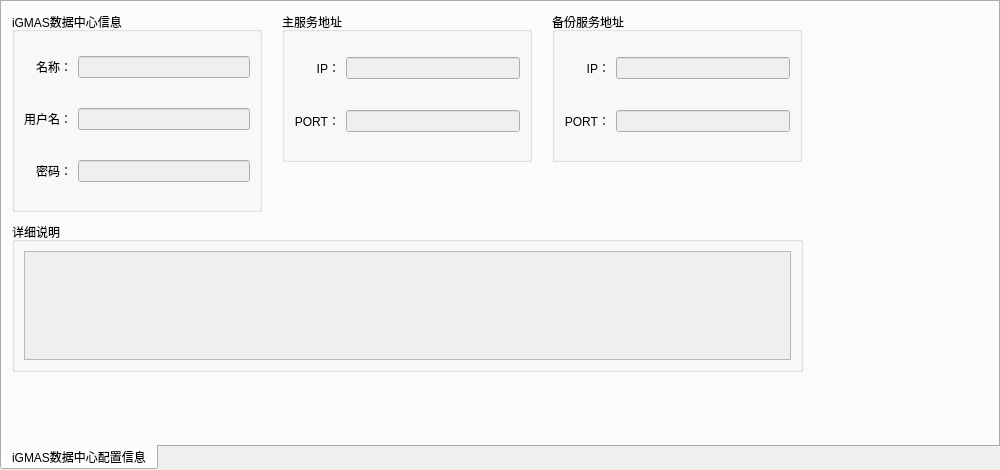
<?xml version="1.0" encoding="UTF-8"?>
<ui version="4.0">
 <class>iGMASDataCenterWidget</class>
 <widget class="QTabWidget" name="iGMASDataCenterWidget">
  <property name="geometry">
   <rect>
    <x>0</x>
    <y>0</y>
    <width>1000</width>
    <height>470</height>
   </rect>
  </property>
  <property name="windowTitle">
   <string>TabWidget</string>
  </property>
  <property name="tabPosition">
   <enum>QTabWidget::South</enum>
  </property>
  <widget class="QWidget" name="tab">
   <attribute name="title">
    <string>iGMAS数据中心配置信息</string>
   </attribute>
   <widget class="QGroupBox" name="verticalGroupBox">
    <property name="geometry">
     <rect>
      <x>10</x>
      <y>220</y>
      <width>791</width>
      <height>150</height>
     </rect>
    </property>
    <property name="title">
     <string>详细说明</string>
    </property>
    <layout class="QVBoxLayout" name="verticalLayout_3">
     <item>
      <widget class="QTextEdit" name="centerDetailEdit">
       <property name="enabled">
        <bool>false</bool>
       </property>
       <property name="readOnly">
        <bool>false</bool>
       </property>
      </widget>
     </item>
    </layout>
   </widget>
   <widget class="QGroupBox" name="groupBox">
    <property name="geometry">
     <rect>
      <x>10</x>
      <y>10</y>
      <width>250</width>
      <height>200</height>
     </rect>
    </property>
    <property name="title">
     <string>iGMAS数据中心信息</string>
    </property>
    <layout class="QGridLayout" name="gridLayout">
     <property name="topMargin">
      <number>0</number>
     </property>
     <property name="bottomMargin">
      <number>0</number>
     </property>
     <item row="2" column="1">
      <widget class="QLineEdit" name="passwordEdit">
       <property name="enabled">
        <bool>false</bool>
       </property>
       <property name="cursor">
        <cursorShape>ArrowCursor</cursorShape>
       </property>
       <property name="echoMode">
        <enum>QLineEdit::Password</enum>
       </property>
       <property name="readOnly">
        <bool>false</bool>
       </property>
      </widget>
     </item>
     <item row="2" column="0">
      <widget class="QLabel" name="label_2">
       <property name="text">
        <string>密码：</string>
       </property>
       <property name="alignment">
        <set>Qt::AlignRight|Qt::AlignTrailing|Qt::AlignVCenter</set>
       </property>
      </widget>
     </item>
     <item row="0" column="0">
      <widget class="QLabel" name="label_3">
       <property name="text">
        <string>名称：</string>
       </property>
       <property name="alignment">
        <set>Qt::AlignRight|Qt::AlignTrailing|Qt::AlignVCenter</set>
       </property>
      </widget>
     </item>
     <item row="0" column="1">
      <widget class="QLineEdit" name="centerNameEdit">
       <property name="enabled">
        <bool>false</bool>
       </property>
       <property name="cursor">
        <cursorShape>ArrowCursor</cursorShape>
       </property>
      </widget>
     </item>
     <item row="1" column="0">
      <widget class="QLabel" name="label">
       <property name="text">
        <string>用户名：</string>
       </property>
       <property name="alignment">
        <set>Qt::AlignRight|Qt::AlignTrailing|Qt::AlignVCenter</set>
       </property>
      </widget>
     </item>
     <item row="1" column="1">
      <widget class="QLineEdit" name="usernameEdit">
       <property name="enabled">
        <bool>false</bool>
       </property>
       <property name="cursor">
        <cursorShape>ArrowCursor</cursorShape>
       </property>
       <property name="readOnly">
        <bool>false</bool>
       </property>
      </widget>
     </item>
    </layout>
   </widget>
   <widget class="QGroupBox" name="groupBox_2">
    <property name="geometry">
     <rect>
      <x>280</x>
      <y>10</y>
      <width>250</width>
      <height>150</height>
     </rect>
    </property>
    <property name="title">
     <string>主服务地址</string>
    </property>
    <layout class="QGridLayout" name="gridLayout_2">
     <property name="topMargin">
      <number>0</number>
     </property>
     <property name="bottomMargin">
      <number>0</number>
     </property>
     <item row="0" column="1">
      <widget class="QLineEdit" name="masterIPEdit">
       <property name="enabled">
        <bool>false</bool>
       </property>
       <property name="cursor">
        <cursorShape>ArrowCursor</cursorShape>
       </property>
       <property name="readOnly">
        <bool>false</bool>
       </property>
      </widget>
     </item>
     <item row="0" column="0">
      <widget class="QLabel" name="label_4">
       <property name="text">
        <string>IP：</string>
       </property>
       <property name="alignment">
        <set>Qt::AlignRight|Qt::AlignTrailing|Qt::AlignVCenter</set>
       </property>
      </widget>
     </item>
     <item row="1" column="0">
      <widget class="QLabel" name="label_5">
       <property name="text">
        <string>PORT：</string>
       </property>
       <property name="alignment">
        <set>Qt::AlignRight|Qt::AlignTrailing|Qt::AlignVCenter</set>
       </property>
      </widget>
     </item>
     <item row="1" column="1">
      <widget class="QLineEdit" name="masterPortEdit">
       <property name="enabled">
        <bool>false</bool>
       </property>
       <property name="cursor">
        <cursorShape>ArrowCursor</cursorShape>
       </property>
       <property name="styleSheet">
        <string notr="true"/>
       </property>
      </widget>
     </item>
    </layout>
   </widget>
   <widget class="QGroupBox" name="groupBox_3">
    <property name="geometry">
     <rect>
      <x>550</x>
      <y>10</y>
      <width>250</width>
      <height>150</height>
     </rect>
    </property>
    <property name="title">
     <string>备份服务地址</string>
    </property>
    <layout class="QGridLayout" name="gridLayout_3">
     <property name="topMargin">
      <number>0</number>
     </property>
     <property name="bottomMargin">
      <number>0</number>
     </property>
     <item row="0" column="1">
      <widget class="QLineEdit" name="slaveIPEdit">
       <property name="enabled">
        <bool>false</bool>
       </property>
       <property name="cursor">
        <cursorShape>ArrowCursor</cursorShape>
       </property>
       <property name="readOnly">
        <bool>false</bool>
       </property>
      </widget>
     </item>
     <item row="0" column="0">
      <widget class="QLabel" name="label_6">
       <property name="text">
        <string>IP：</string>
       </property>
       <property name="alignment">
        <set>Qt::AlignRight|Qt::AlignTrailing|Qt::AlignVCenter</set>
       </property>
      </widget>
     </item>
     <item row="1" column="0">
      <widget class="QLabel" name="label_7">
       <property name="text">
        <string>PORT：</string>
       </property>
       <property name="alignment">
        <set>Qt::AlignRight|Qt::AlignTrailing|Qt::AlignVCenter</set>
       </property>
      </widget>
     </item>
     <item row="1" column="1">
      <widget class="QLineEdit" name="slavePortEdit">
       <property name="enabled">
        <bool>false</bool>
       </property>
       <property name="cursor">
        <cursorShape>ArrowCursor</cursorShape>
       </property>
       <property name="styleSheet">
        <string notr="true"/>
       </property>
      </widget>
     </item>
    </layout>
   </widget>
  </widget>
 </widget>
 <resources/>
 <connections/>
</ui>
